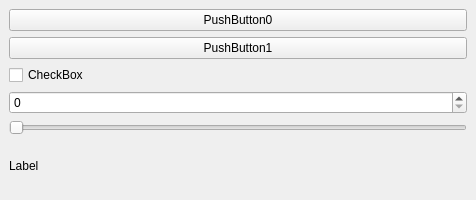
<?xml version="1.0" encoding="UTF-8"?>
<ui version="4.0">
 <class>SamplePlugin</class>
 <widget class="QDockWidget" name="SamplePlugin">
  <property name="geometry">
   <rect>
    <x>0</x>
    <y>0</y>
    <width>476</width>
    <height>200</height>
   </rect>
  </property>
  <property name="windowTitle">
   <string>DockWidget</string>
  </property>
  <widget class="QWidget" name="dockWidgetContents">
   <layout class="QVBoxLayout" name="verticalLayout_2">
    <item>
     <layout class="QVBoxLayout" name="verticalLayout">
      <item>
       <widget class="QPushButton" name="_btn0">
        <property name="text">
         <string>PushButton0</string>
        </property>
       </widget>
      </item>
      <item>
       <widget class="QPushButton" name="_btn1">
        <property name="text">
         <string>PushButton1</string>
        </property>
       </widget>
      </item>
      <item>
       <widget class="QCheckBox" name="_checkBox">
        <property name="text">
         <string>CheckBox</string>
        </property>
       </widget>
      </item>
      <item>
       <widget class="QSpinBox" name="_spinBox"/>
      </item>
      <item>
       <widget class="QSlider" name="_slider">
        <property name="orientation">
         <enum>Qt::Horizontal</enum>
        </property>
       </widget>
      </item>
      <item>
       <widget class="QLabel" name="_label">
        <property name="text">
         <string>Label</string>
        </property>
       </widget>
      </item>
     </layout>
    </item>
   </layout>
  </widget>
 </widget>
 <resources/>
 <connections/>
</ui>
